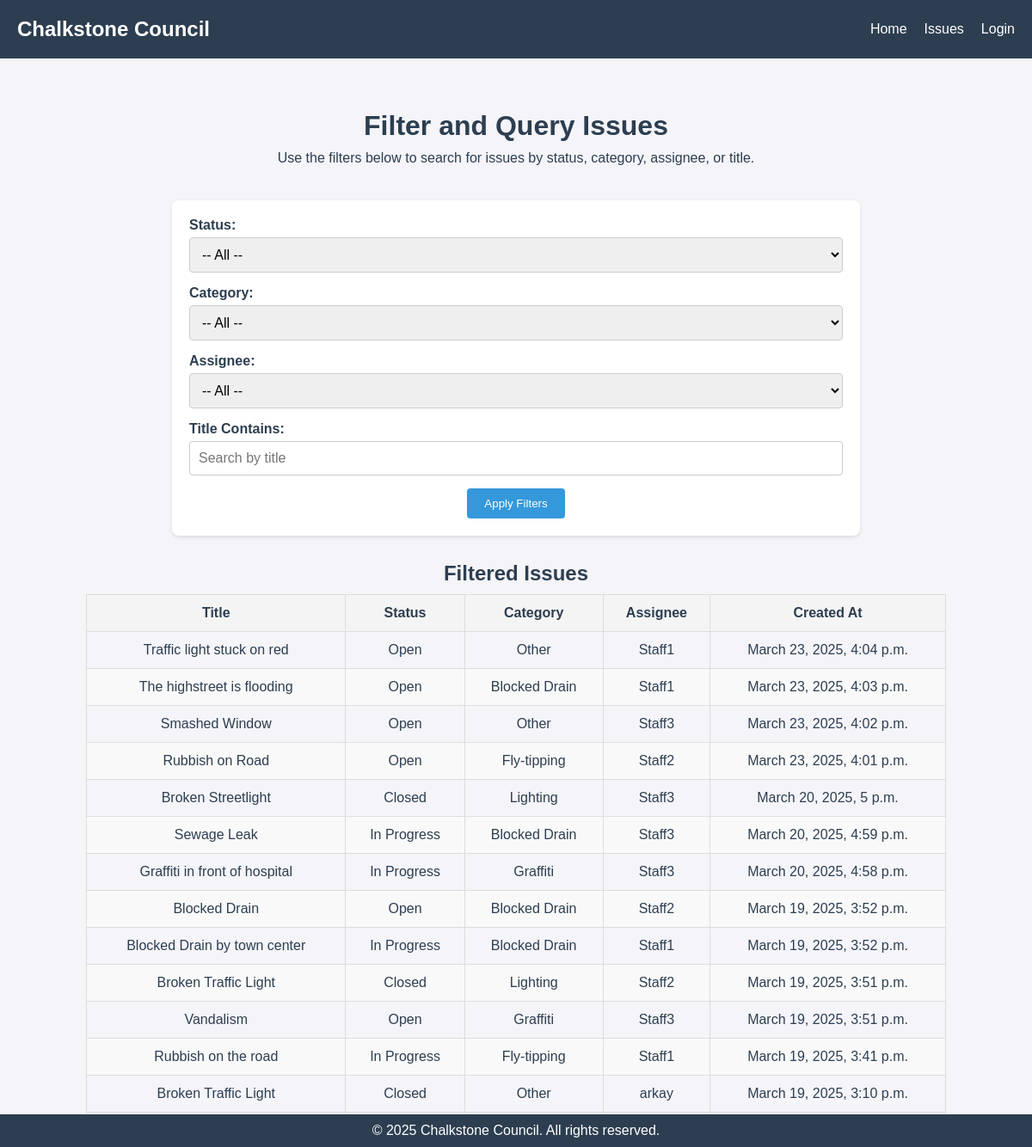
The app's page /analytics/filter/ with its own data.
### issues/models.py (models this page shows, shortened)
class Issue(models.Model):
    title = models.CharField(max_length=100)  # Title of the issue
    description = models.TextField()  # Detailed description of the issue
    reporter = models.ForeignKey(
        settings.AUTH_USER_MODEL, on_delete=models.SET_NULL,
        null=True, blank=True, related_name='reported_issues'
    )  # User who reported the issue
    assignee = models.ForeignKey(
        settings.AUTH_USER_MODEL, on_delete=models.SET_NULL,
        null=True, blank=True, related_name='assigned_issues'
    )  # User who is assigned to resolve the issue
    status = models.CharField(max_length=20, choices=STATUS_CHOICES, default='Open')  # Current status of the issue
    category = models.CharField(max_length=20, choices=CATEGORY_CHOICES, default='Other')  # Category of the issue
    created_at = models.DateTimeField(auto_now_add=True)  # Timestamp when the issue was created
    updated_at = models.DateTimeField(auto_now=True)  # Timestamp when the issue was last updated
    class Meta:
        ordering = ['-created_at']  # Order issues by creation date (newest first)

### analytics/views.py (the view)
# urls.py: path('filter/', views.analytics_filter, name='analytics_filter'),  # Page 2: Filter and Query Issues
def analytics_filter(request):
    allowed_statuses = ['Open', 'In Progress', 'Closed']
    status_filter = request.GET.get('status', '')
    category_filter = request.GET.get('category', '')
    assignee_filter = request.GET.get('assignee', '')
    search_query = request.GET.get('search', '')
    issues = Issue.objects.all()
    if status_filter:
        issues = issues.filter(status=status_filter)
    if category_filter:
        issues = issues.filter(category=category_filter)
    if assignee_filter:
        issues = issues.filter(assignee=assignee_filter)
    if search_query:
        issues = issues.filter(Q(title__icontains=search_query))
    categories = Issue.objects.values_list('category', flat=True).distinct()
    staff_users = User.objects.filter(is_staff=True)
    context = {
        'issues': issues,
        'allowed_statuses': allowed_statuses,  # pass the static list to the template
        'categories': categories,
        'staff_users': staff_users,
        'status_filter': status_filter,
        'category_filter': category_filter,
        'assignee_filter': assignee_filter,
        'search_query': search_query,
    }
    return render(request, 'analytics/analytics_filter.html', context)

### analytics/templates/analytics/analytics_filter.html (shortened to what this page needs)
{% extends 'analytics/base.html' %}
{% load static %}
{% block extra_css %}
<link rel="stylesheet" href="{% static 'analytics/style.css' %}">
{% endblock %}
{% block content %}
<header class="filter-header">
    <h1>Filter and Query Issues</h1>
    <p>Use the filters below to search for issues by status, category, assignee, or title.</p>
</header>
<section class="filter-form">
    <form method="GET">
        <div class="filter-group">
          <label for="status">Status:</label>
          <select name="status" id="status">
              <option value="">-- All --</option>
          </select>
        </div>
        <div class="filter-group">
            <label for="category">Category:</label>
            <select name="category" id="category">
                <option value="">-- All --</option>
            </select>
        </div>
        <div class="filter-group">
            <label for="assignee">Assignee:</label>
            <select name="assignee" id="assignee">
                <option value="">-- All --</option>
            </select>
        </div>
        <div class="filter-group">
            <label for="search">Title Contains:</label>
            <input type="text" name="search" id="search" placeholder="Search by title" value="{{ search_query }}">
        </div>
        <button type="submit" class="btn btn-primary">Apply Filters</button>
    </form>
</section>
<section class="filtered-results">
    <h2>Filtered Issues</h2>
    {% if issues %}
        <table class="issues-table">
            <thead>
                <tr>
                    <th>Title</th>
                    <th>Status</th>
                    <th>Category</th>
                    <th>Assignee</th>
                    <th>Created At</th>
                </tr>
            </thead>
            <tbody>
                {% for issue in issues %}
                    <tr>
                        <td>{{ issue.title }}</td>
                        <td>{{ issue.status }}</td>
                        <td>{{ issue.category }}</td>
                        <td>{{ issue.assignee }}</td>
                        <td>{{ issue.created_at }}</td>
                    </tr>
                {% empty %}
                    <tr>
                        <td colspan="5">No issues found matching your criteria.</td>
                    </tr>
                {% endfor %}
            </tbody>
        </table>
    {% else %}
        <p>No issues found.</p>
    {% endif %}
</section>
{% endblock %}

### analytics/templates/analytics/base.html (shortened to what this page needs)
{% load static %}
<!DOCTYPE html>
<html lang="en">
<head>
    <link rel="stylesheet" href="{% static 'core/style.css' %}">
    {% block extra_css %}{% endblock %}
</head>
<body>
    <header>
        <nav>
            <div class="logo">
                <h1>Chalkstone Council</h1>
            </div>
            <div class="nav-links">
                <ul>
                    <li><a href="/">Home</a></li>
                    <li><a href="/issues">Issues</a></li>
                    {% if user.is_authenticated %}
                        <li><a href="/accounts/logout" id="logoutBtn">Logout</a></li>
                    {% else %}
                        <li><a href="/accounts/login/" id="loginBtn">Login</a></li>
                    {% endif %}
                </ul>
            </div>
        </nav>
    </header>
    <main>
        {% block content %}{% endblock %}
    </main>
    <footer>
        <p>&copy; 2025 Chalkstone Council. All rights reserved.</p>
    </footer>
</body>
</html>

### core/static/core/style.css (style rules this page uses)
* { margin: 0; padding: 0; box-sizing: border-box; }
body { font-family: Arial, sans-serif; background-color: #f9f9f9; }
header { background-color: #2d3e50; padding: 20px; color: white; position: sticky; top: 0; z-index: 1000; }
nav { display: flex; justify-content: space-between; align-items: center; }
nav .logo h1 { font-size: 24px; }
nav .nav-links ul { list-style: none; display: flex; }
nav .nav-links ul li { margin-left: 20px; }
nav .nav-links ul li a { text-decoration: none; color: white; font-size: 16px; }
main { padding: 40px; text-align: center; }
footer { background-color: #2d3e50; color: white; text-align: center; padding: 10px; position: fixed; width: 100%; bottom: 0; }

### analytics/static/analytics/style.css (style rules this page uses)
body { font-family: Arial, sans-serif; background-color: #f4f4f9; margin: 0; padding: 0; color: #2d3e50; }
.filter-header { text-align: center; padding: 20px 10px; margin-bottom: 20px; color: #2d3e50; background-color: #f4f4f9; }
.filter-header h1 { font-size: 2em; margin-bottom: 10px; }
.filter-form { background-color: #fff; padding: 20px; margin: 0 auto 30px auto; max-width: 800px; border-radius: 8px; box-shadow: 0 2px 4px rgba(0,0,0,0.1); }
.filter-group { margin-bottom: 15px; display: flex; flex-direction: column; align-items: flex-start; }
.filter-group label { font-weight: bold; margin-bottom: 5px; color: #2d3e50; }
.filter-group select, .filter-group input[type="text"] { width: 100%; padding: 10px; font-size: 1em; border: 1px solid #ccc; border-radius: 4px; }
.btn.btn-primary { background-color: #3498db; color: #fff; padding: 10px 20px; border: none; border-radius: 4px; cursor: pointer; transition: background-color 0.3s ease; }
.filtered-results { max-width: 1000px; margin: 0 auto; }
.filtered-results > h2 { margin-bottom: 10px; }
.issues-table { width: 100%; border-collapse: collapse; }
.issues-table th, .issues-table td { padding: 12px; border: 1px solid #ddd; text-align: center; }
.issues-table th { background-color: #f4f4f4; }
.issues-table tr:nth-child(even) { background-color: #f9f9f9; }

### records on screen
Issue: title "Traffic light stuck on red", status "Open", category "Other", assignee "Staff1", created_at "March 23, 2025, 4:04 p.m."
Issue: title "The highstreet is flooding", status "Open", category "Blocked Drain", assignee "Staff1", created_at "March 23, 2025, 4:03 p.m."
Issue: title "Smashed Window", status "Open", category "Other", assignee "Staff3", created_at "March 23, 2025, 4:02 p.m."
Issue: title "Rubbish on Road", status "Open", category "Fly-tipping", assignee "Staff2", created_at "March 23, 2025, 4:01 p.m."
Issue: title "Broken Streetlight", status "Closed", category "Lighting", assignee "Staff3", created_at "March 20, 2025, 5 p.m."
Issue: title "Sewage Leak", status "In Progress", category "Blocked Drain", assignee "Staff3", created_at "March 20, 2025, 4:59 p.m."
Issue: title "Graffiti in front of hospital", status "In Progress", category "Graffiti", assignee "Staff3", created_at "March 20, 2025, 4:58 p.m."
Issue: title "Blocked Drain", status "Open", category "Blocked Drain", assignee "Staff2", created_at "March 19, 2025, 3:52 p.m."
Issue: title "Blocked Drain by town center", status "In Progress", category "Blocked Drain", assignee "Staff1", created_at "March 19, 2025, 3:52 p.m."
Issue: title "Broken Traffic Light", status "Closed", category "Lighting", assignee "Staff2", created_at "March 19, 2025, 3:51 p.m."
Issue: title "Vandalism", status "Open", category "Graffiti", assignee "Staff3", created_at "March 19, 2025, 3:51 p.m."
Issue: title "Rubbish on the road", status "In Progress", category "Fly-tipping", assignee "Staff1", created_at "March 19, 2025, 3:41 p.m."
Issue: title "Broken Traffic Light", status "Closed", category "Other", assignee "arkay", created_at "March 19, 2025, 3:10 p.m."
